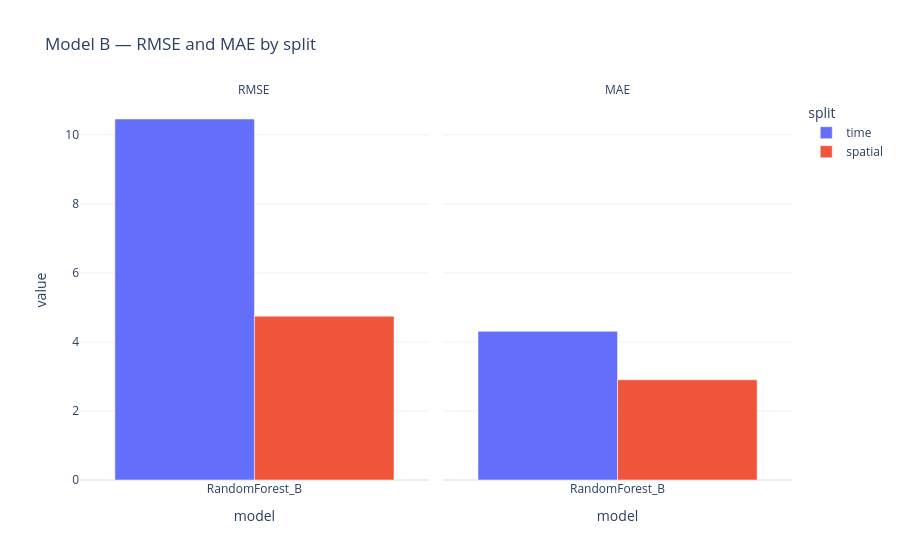

Notebook cell for this chart:
### Code cell
plot_b = metrics_b.melt(
    id_vars=["split", "model"],
    value_vars=["RMSE", "MAE"],
    var_name="metric",
    value_name="value",
)

fig = px.bar(
    plot_b,
    x="model",
    y="value",
    color="split",
    facet_col="metric",
    barmode="group",
    title="Model B — RMSE and MAE by split",
)
fig.update_layout(template="plotly_white", paper_bgcolor="rgba(0,0,0,0)", plot_bgcolor="rgba(0,0,0,0)")
fig.for_each_annotation(lambda a: a.update(text=a.text.split("=")[-1]))
fig.write_image("images/modelb_metrics.png", scale=2)
fig.show()

### Figure 1 — Plotly figure (JSON) as saved in the notebook; plotly's stock layout.template omitted (floating-point values rounded to 4 significant figures)
{"data": [{"alignmentgroup": "True", "hovertemplate": "split=time<br>metric=RMSE<br>model=%{x}<br>value=%{y}<extra></extra>", "legendgroup": "time", "marker": {"color": "#636efa", "pattern": {"shape": ""}}, "name": "time", "offsetgroup": "time", "orientation": "v", "showlegend": true, "textposition": "auto", "x": ["RandomForest_B"], "xaxis": "x", "y": [10.46], "yaxis": "y", "type": "bar"}, {"alignmentgroup": "True", "hovertemplate": "split=time<br>metric=MAE<br>model=%{x}<br>value=%{y}<extra></extra>", "legendgroup": "time", "marker": {"color": "#636efa", "pattern": {"shape": ""}}, "name": "time", "offsetgroup": "time", "orientation": "v", "showlegend": false, "textposition": "auto", "x": ["RandomForest_B"], "xaxis": "x2", "y": [4.306], "yaxis": "y2", "type": "bar"}, {"alignmentgroup": "True", "hovertemplate": "split=spatial<br>metric=RMSE<br>model=%{x}<br>value=%{y}<extra></extra>", "legendgroup": "spatial", "marker": {"color": "#EF553B", "pattern": {"shape": ""}}, "name": "spatial", "offsetgroup": "spatial", "orientation": "v", "showlegend": true, "textposition": "auto", "x": ["RandomForest_B"], "xaxis": "x", "y": [4.747], "yaxis": "y", "type": "bar"}, {"alignmentgroup": "True", "hovertemplate": "split=spatial<br>metric=MAE<br>model=%{x}<br>value=%{y}<extra></extra>", "legendgroup": "spatial", "marker": {"color": "#EF553B", "pattern": {"shape": ""}}, "name": "spatial", "offsetgroup": "spatial", "orientation": "v", "showlegend": false, "textposition": "auto", "x": ["RandomForest_B"], "xaxis": "x2", "y": [2.904], "yaxis": "y2", "type": "bar"}], "layout": {"xaxis": {"anchor": "y", "domain": [0.0, 0.49], "title": {"text": "model"}}, "yaxis": {"anchor": "x", "domain": [0.0, 1.0], "title": {"text": "value"}}, "xaxis2": {"anchor": "y2", "domain": [0.51, 1.0], "matches": "x", "title": {"text": "model"}}, "yaxis2": {"anchor": "x2", "domain": [0.0, 1.0], "matches": "y", "showticklabels": false}, "annotations": [{"font": {}, "showarrow": false, "text": "RMSE", "x": 0.245, "xanchor": "center", "xref": "paper", "y": 1.0, "yanchor": "bottom", "yref": "paper"}, {"font": {}, "showarrow": false, "text": "MAE", "x": 0.755, "xanchor": "center", "xref": "paper", "y": 1.0, "yanchor": "bottom", "yref": "paper"}], "legend": {"title": {"text": "split"}, "tracegroupgap": 0}, "title": {"text": "Model B — RMSE and MAE by split"}, "barmode": "group", "paper_bgcolor": "rgba(0,0,0,0)", "plot_bgcolor": "rgba(0,0,0,0)"}}
